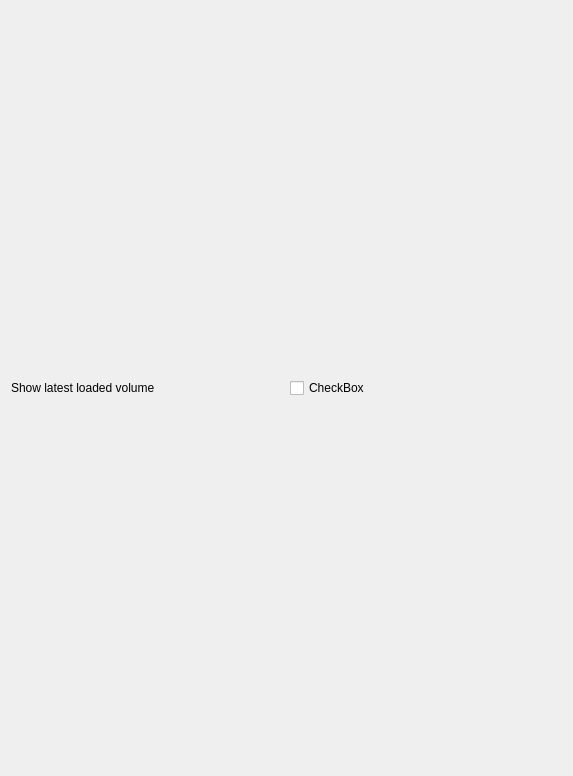
<?xml version="1.0" encoding="UTF-8"?>
<ui version="4.0">
 <class>Annotations</class>
 <widget class="QWidget" name="Annotations">
  <property name="geometry">
   <rect>
    <x>0</x>
    <y>0</y>
    <width>573</width>
    <height>776</height>
   </rect>
  </property>
  <property name="minimumSize">
   <size>
    <width>0</width>
    <height>40</height>
   </size>
  </property>
  <property name="windowTitle">
   <string>Form</string>
  </property>
  <layout class="QHBoxLayout" name="horizontalLayout">
   <item>
    <widget class="QLabel" name="label">
     <property name="text">
      <string>Show latest loaded volume</string>
     </property>
    </widget>
   </item>
   <item>
    <widget class="QCheckBox" name="checkBox">
     <property name="text">
      <string>CheckBox</string>
     </property>
    </widget>
   </item>
  </layout>
 </widget>
 <resources/>
 <connections/>
</ui>
